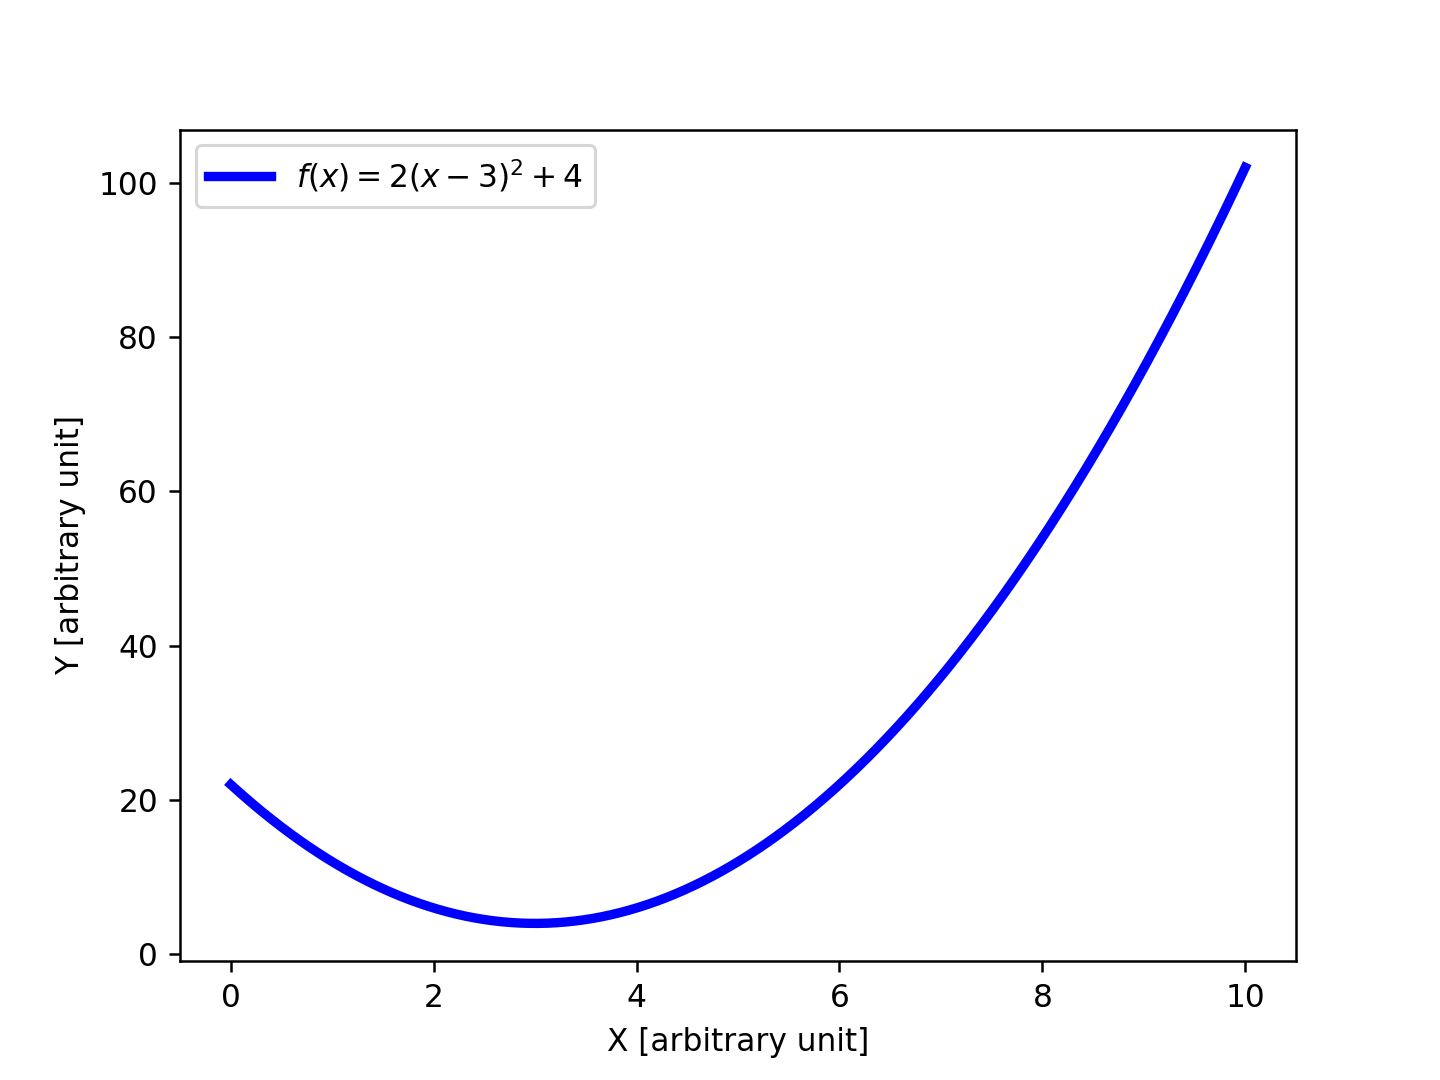

Python code for this plot:
#!/usr/pkg/bin/python3.9

#
# Time-stamp: <2023/03/09 12:57:47 (CST) daisuke>
#

# importing numpy module
import numpy

# importing matplotlib module
import matplotlib.figure
import matplotlib.backends.backend_agg

# output file name
file_output = 'advobs202302_s04_07_00.png'

# function of a curve
def curve (x):
    # coefficients
    a = 2.0
    b = 3.0
    c = 4.0
    # curve
    y = a * (x - b)**2 + c
    # returning y-value
    return y

# data to plot
data_x = numpy.linspace (0.0, 10.0, 1001)
data_y = curve (data_x)

#
# making plot using Matplotlib
#
    
# making objects "fig" and "ax"
fig    = matplotlib.figure.Figure ()
canvas = matplotlib.backends.backend_agg.FigureCanvasAgg (fig)
ax     = fig.add_subplot (111)

# axes
ax.set_xlabel ('X [arbitrary unit]')
ax.set_ylabel ('Y [arbitrary unit]')

# plotting data
ax.plot (data_x, data_y, linestyle='-', linewidth=3.0, color='blue', \
         label='$f(x)=2(x-3)^2+4$')

# legend
ax.legend ()

# saving file
fig.savefig (file_output, dpi=225)
